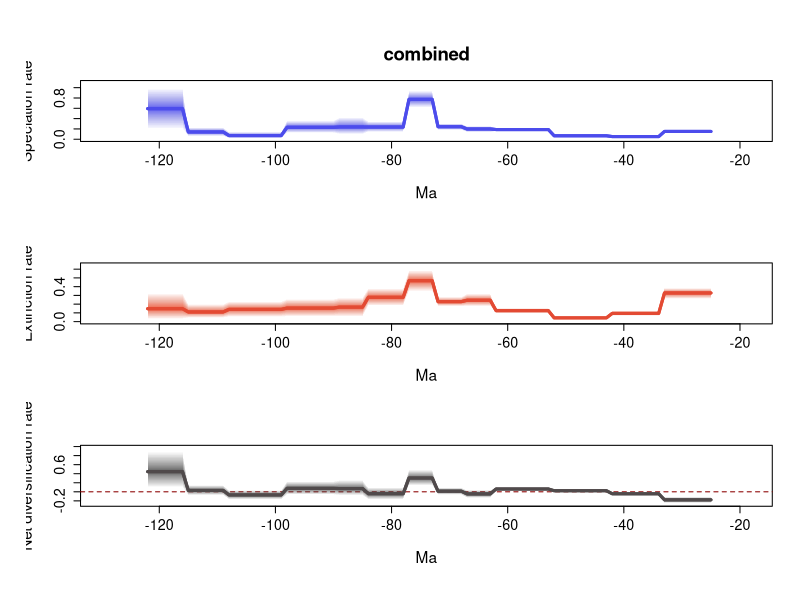

Here is the R script that generated this plot:
# 1 files combined:
# 	C:\Users\SimoesLabAdmin\Documents\BDNN_Arielli\reptilia\mcmc_fixshift_predictors\C_covar/combined_10_marginal_rates.log

# 95% HPDs calculated using code from Biopy (https://www.cs.auckland.ac.nz/~yhel002/biopy/)

pdf(file='C:/Users/SimoesLabAdmin/Documents/BDNN_Arielli/reptilia/mcmc_fixshift_predictors/C_covar/combined_10_marginal_rates_RTT_final.pdf',width=8, height=10.8)
par(mfrow=c(3,1), cex.main=1.7, cex.lab=1.4, cex.axis=1.3,
    # mar=c(4, 5, 4.5, 2),   # bottom, left, top, right margins - increased top margin
    mgp=c(3.5, 1, 0),      # distance of axis labels from plot, increase first value to move y axis label further out
    oma=c(2, 2, 2, 0))     # outer margins for the entire figure
library(scales)
plot_RTT <- function (age,hpd_M,hpd_m,mean_m,color){
    N=100
    beta=(1:(N-1))/N
    alpha_shape=0.25
    cat=1-(beta^(1./alpha_shape))
    for (i in 1:(N-1)){
        trans= 1/N + 2/N
        polygon(c(age, rev(age)), c(hpd_M-((hpd_M-mean_m)*cat[i]), rev(hpd_m+((mean_m-hpd_m)*cat[i]))), col = alpha(color,trans), border = NA)
    }
    lines(rev(age), rev(mean_m), col = color, lwd=3)
}
    
L_hpd_m95=c(NA, NA,NA,NA,NA,NA,NA,NA,NA,NA,NA,NA,NA,NA,NA,NA,NA,NA,NA,NA,NA,NA,NA,NA,NA,0.113033,0.113033,0.113033,0.113033,0.113033,0.113033,0.113033,0.113033,0.113033,0.033365,0.033365,0.033365,0.033365,0.033365,0.033365,0.033365,0.033365,0.033365,0.047332,0.047332,0.047332,0.047332,0.047332,0.047332,0.047332,0.047332,0.047332,0.047332,0.151006,0.151006,0.151006,0.151006,0.151006,0.151006,0.151006,0.151006,0.151006,0.151006,0.136549,0.136549,0.136549,0.136549,0.136549,0.181435,0.181435,0.181435,0.181435,0.181435,0.614301,0.614301,0.614301,0.614301,0.614301,0.141799,0.141799,0.141799,0.141799,0.141799,0.141799,0.141799,0.098347,0.098347,0.098347,0.098347,0.098347,0.121911,0.121911,0.121911,0.121911,0.121911,0.121911,0.121911,0.121911,0.121911,0.021615,0.021615,0.021615,0.021615,0.021615,0.021615,0.021615,0.021615,0.021615,0.021615,0.058557,0.058557,0.058557,0.058557,0.058557,0.058557,0.058557,0.195859,0.195859,0.195859,0.195859,0.195859,0.195859,0.195859)
L_hpd_M95=c(NA, NA,NA,NA,NA,NA,NA,NA,NA,NA,NA,NA,NA,NA,NA,NA,NA,NA,NA,NA,NA,NA,NA,NA,NA,0.188343,0.188343,0.188343,0.188343,0.188343,0.188343,0.188343,0.188343,0.188343,0.070825,0.070825,0.070825,0.070825,0.070825,0.070825,0.070825,0.070825,0.070825,0.087322,0.087322,0.087322,0.087322,0.087322,0.087322,0.087322,0.087322,0.087322,0.087322,0.221734,0.221734,0.221734,0.221734,0.221734,0.221734,0.221734,0.221734,0.221734,0.221734,0.254917,0.254917,0.254917,0.254917,0.254917,0.305756,0.305756,0.305756,0.305756,0.305756,0.939785,0.939785,0.939785,0.939785,0.939785,0.347772,0.347772,0.347772,0.347772,0.347772,0.347772,0.347772,0.424092,0.424092,0.424092,0.424092,0.424092,0.36018,0.36018,0.36018,0.36018,0.36018,0.36018,0.36018,0.36018,0.36018,0.141224,0.141224,0.141224,0.141224,0.141224,0.141224,0.141224,0.141224,0.141224,0.141224,0.228741,0.228741,0.228741,0.228741,0.228741,0.228741,0.228741,0.99547,0.99547,0.99547,0.99547,0.99547,0.99547,0.99547)
M_hpd_m95=c(NA, NA,NA,NA,NA,NA,NA,NA,NA,NA,NA,NA,NA,NA,NA,NA,NA,NA,NA,NA,NA,NA,NA,NA,NA,0.260068,0.260068,0.260068,0.260068,0.260068,0.260068,0.260068,0.260068,0.260068,0.067657,0.067657,0.067657,0.067657,0.067657,0.067657,0.067657,0.067657,0.067657,0.026265,0.026265,0.026265,0.026265,0.026265,0.026265,0.026265,0.026265,0.026265,0.026265,0.09767,0.09767,0.09767,0.09767,0.09767,0.09767,0.09767,0.09767,0.09767,0.09767,0.176221,0.176221,0.176221,0.176221,0.176221,0.174667,0.174667,0.174667,0.174667,0.174667,0.345432,0.345432,0.345432,0.345432,0.345432,0.180895,0.180895,0.180895,0.180895,0.180895,0.180895,0.180895,0.056376,0.056376,0.056376,0.056376,0.056376,0.055717,0.055717,0.055717,0.055717,0.055717,0.055717,0.055717,0.055717,0.055717,0.053715,0.053715,0.053715,0.053715,0.053715,0.053715,0.053715,0.053715,0.053715,0.053715,0.043423,0.043423,0.043423,0.043423,0.043423,0.043423,0.043423,0.028933,0.028933,0.028933,0.028933,0.028933,0.028933,0.028933)
M_hpd_M95=c(NA, NA,NA,NA,NA,NA,NA,NA,NA,NA,NA,NA,NA,NA,NA,NA,NA,NA,NA,NA,NA,NA,NA,NA,NA,0.385088,0.385088,0.385088,0.385088,0.385088,0.385088,0.385088,0.385088,0.385088,0.120597,0.120597,0.120597,0.120597,0.120597,0.120597,0.120597,0.120597,0.120597,0.061004,0.061004,0.061004,0.061004,0.061004,0.061004,0.061004,0.061004,0.061004,0.061004,0.154276,0.154276,0.154276,0.154276,0.154276,0.154276,0.154276,0.154276,0.154276,0.154276,0.319549,0.319549,0.319549,0.319549,0.319549,0.281998,0.281998,0.281998,0.281998,0.281998,0.586853,0.586853,0.586853,0.586853,0.586853,0.381959,0.381959,0.381959,0.381959,0.381959,0.381959,0.381959,0.276346,0.276346,0.276346,0.276346,0.276346,0.260475,0.260475,0.260475,0.260475,0.260475,0.260475,0.260475,0.260475,0.260475,0.231645,0.231645,0.231645,0.231645,0.231645,0.231645,0.231645,0.231645,0.231645,0.231645,0.200853,0.200853,0.200853,0.200853,0.200853,0.200853,0.200853,0.328704,0.328704,0.328704,0.328704,0.328704,0.328704,0.328704)
R_hpd_m95=c(NA, NA,NA,NA,NA,NA,NA,NA,NA,NA,NA,NA,NA,NA,NA,NA,NA,NA,NA,NA,NA,NA,NA,NA,NA,-0.245388,-0.245388,-0.245388,-0.245388,-0.245388,-0.245388,-0.245388,-0.245388,-0.245388,-0.072105,-0.072105,-0.072105,-0.072105,-0.072105,-0.072105,-0.072105,-0.072105,-0.072105,0.003791,0.003791,0.003791,0.003791,0.003791,0.003791,0.003791,0.003791,0.003791,0.003791,0.01743,0.01743,0.01743,0.01743,0.01743,0.01743,0.01743,0.01743,0.01743,0.01743,-0.135805,-0.135805,-0.135805,-0.135805,-0.135805,-0.062988,-0.062988,-0.062988,-0.062988,-0.062988,0.139266,0.139266,0.139266,0.139266,0.139266,-0.169436,-0.169436,-0.169436,-0.169436,-0.169436,-0.169436,-0.169436,-0.07834,-0.07834,-0.07834,-0.07834,-0.07834,-0.064322,-0.064322,-0.064322,-0.064322,-0.064322,-0.064322,-0.064322,-0.064322,-0.064322,-0.169487,-0.169487,-0.169487,-0.169487,-0.169487,-0.169487,-0.169487,-0.169487,-0.169487,-0.169487,-0.074062,-0.074062,-0.074062,-0.074062,-0.074062,-0.074062,-0.074062,0.091173,0.091173,0.091173,0.091173,0.091173,0.091173,0.091173)
R_hpd_M95=c(NA, NA,NA,NA,NA,NA,NA,NA,NA,NA,NA,NA,NA,NA,NA,NA,NA,NA,NA,NA,NA,NA,NA,NA,NA,-0.112793,-0.112793,-0.112793,-0.112793,-0.112793,-0.112793,-0.112793,-0.112793,-0.112793,-0.016382,-0.016382,-0.016382,-0.016382,-0.016382,-0.016382,-0.016382,-0.016382,-0.016382,0.050334,0.050334,0.050334,0.050334,0.050334,0.050334,0.050334,0.050334,0.050334,0.050334,0.106566,0.106566,0.106566,0.106566,0.106566,0.106566,0.106566,0.106566,0.106566,0.106566,0.039152,0.039152,0.039152,0.039152,0.039152,0.090953,0.090953,0.090953,0.090953,0.090953,0.48914,0.48914,0.48914,0.48914,0.48914,0.093608,0.093608,0.093608,0.093608,0.093608,0.093608,0.093608,0.258231,0.258231,0.258231,0.258231,0.258231,0.232208,0.232208,0.232208,0.232208,0.232208,0.232208,0.232208,0.232208,0.232208,0.034165,0.034165,0.034165,0.034165,0.034165,0.034165,0.034165,0.034165,0.034165,0.034165,0.148292,0.148292,0.148292,0.148292,0.148292,0.148292,0.148292,0.888749,0.888749,0.888749,0.888749,0.888749,0.888749,0.888749)
L_mean=c(NA, NA,NA,NA,NA,NA,NA,NA,NA,NA,NA,NA,NA,NA,NA,NA,NA,NA,NA,NA,NA,NA,NA,NA,NA,0.150593309,0.150593309,0.150593309,0.150593309,0.150593309,0.150593309,0.150593309,0.150593309,0.150593309,0.051465939,0.051465939,0.051465939,0.051465939,0.051465939,0.051465939,0.051465939,0.051465939,0.051465939,0.067013593,0.067013593,0.067013593,0.067013593,0.067013593,0.067013593,0.067013593,0.067013593,0.067013593,0.067013593,0.187694931,0.187694931,0.187694931,0.187694931,0.187694931,0.187694931,0.187694931,0.187694931,0.187694931,0.187694931,0.198550183,0.198550183,0.198550183,0.198550183,0.198550183,0.242995082,0.242995082,0.242995082,0.242995082,0.242995082,0.773415705,0.773415705,0.773415705,0.773415705,0.773415705,0.236059473,0.236059473,0.236059473,0.236059473,0.236059473,0.236059473,0.236059473,0.237457085,0.237457085,0.237457085,0.237457085,0.237457085,0.230948012,0.230948012,0.230948012,0.230948012,0.230948012,0.230948012,0.230948012,0.230948012,0.230948012,0.070975694,0.070975694,0.070975694,0.070975694,0.070975694,0.070975694,0.070975694,0.070975694,0.070975694,0.070975694,0.141043408,0.141043408,0.141043408,0.141043408,0.141043408,0.141043408,0.141043408,0.593525375,0.593525375,0.593525375,0.593525375,0.593525375,0.593525375,0.593525375)
M_mean=c(NA, NA,NA,NA,NA,NA,NA,NA,NA,NA,NA,NA,NA,NA,NA,NA,NA,NA,NA,NA,NA,NA,NA,NA,NA,0.327875427,0.327875427,0.327875427,0.327875427,0.327875427,0.327875427,0.327875427,0.327875427,0.327875427,0.094223283,0.094223283,0.094223283,0.094223283,0.094223283,0.094223283,0.094223283,0.094223283,0.094223283,0.042952764,0.042952764,0.042952764,0.042952764,0.042952764,0.042952764,0.042952764,0.042952764,0.042952764,0.042952764,0.1254975,0.1254975,0.1254975,0.1254975,0.1254975,0.1254975,0.1254975,0.1254975,0.1254975,0.1254975,0.244286837,0.244286837,0.244286837,0.244286837,0.244286837,0.228754102,0.228754102,0.228754102,0.228754102,0.228754102,0.468200432,0.468200432,0.468200432,0.468200432,0.468200432,0.278170935,0.278170935,0.278170935,0.278170935,0.278170935,0.278170935,0.278170935,0.165712241,0.165712241,0.165712241,0.165712241,0.165712241,0.154742374,0.154742374,0.154742374,0.154742374,0.154742374,0.154742374,0.154742374,0.154742374,0.154742374,0.139973184,0.139973184,0.139973184,0.139973184,0.139973184,0.139973184,0.139973184,0.139973184,0.139973184,0.139973184,0.11054999,0.11054999,0.11054999,0.11054999,0.11054999,0.11054999,0.11054999,0.147835141,0.147835141,0.147835141,0.147835141,0.147835141,0.147835141,0.147835141)
R_mean=c(NA, NA,NA,NA,NA,NA,NA,NA,NA,NA,NA,NA,NA,NA,NA,NA,NA,NA,NA,NA,NA,NA,NA,NA,NA,-0.177282127,-0.177282127,-0.177282127,-0.177282127,-0.177282127,-0.177282127,-0.177282127,-0.177282127,-0.177282127,-0.042757353,-0.042757353,-0.042757353,-0.042757353,-0.042757353,-0.042757353,-0.042757353,-0.042757353,-0.042757353,0.024060825,0.024060825,0.024060825,0.024060825,0.024060825,0.024060825,0.024060825,0.024060825,0.024060825,0.024060825,0.06219742,0.06219742,0.06219742,0.06219742,0.06219742,0.06219742,0.06219742,0.06219742,0.06219742,0.06219742,-0.045736649,-0.045736649,-0.045736649,-0.045736649,-0.045736649,0.01424095,0.01424095,0.01424095,0.01424095,0.01424095,0.305215272,0.305215272,0.305215272,0.305215272,0.305215272,-0.042111444,-0.042111444,-0.042111444,-0.042111444,-0.042111444,-0.042111444,-0.042111444,0.071744828,0.071744828,0.071744828,0.071744828,0.071744828,0.076205628,0.076205628,0.076205628,0.076205628,0.076205628,0.076205628,0.076205628,0.076205628,0.076205628,-0.068997483,-0.068997483,-0.068997483,-0.068997483,-0.068997483,-0.068997483,-0.068997483,-0.068997483,-0.068997483,-0.068997483,0.030493412,0.030493412,0.030493412,0.030493412,0.030493412,0.030493412,0.030493412,0.445690244,0.445690244,0.445690244,0.445690244,0.445690244,0.445690244,0.445690244)
trans=0.5
age=(0:(123-1))* -1
plot(age,age,type = 'n', ylim = c(0, 1.0950170000000001), xlim = c(-129.15,-18.85), ylab = 'Speciation rate', xlab = 'Ma',main='combined' )
plot_RTT(age,L_hpd_M95,L_hpd_m95,L_mean,"#4c4cec")
lines(rev(age), rev(L_mean), col = "#4c4cec", lwd=3)
plot(age,age,type = 'n', ylim = c(0, 0.6455383), xlim = c(-129.15,-18.85), ylab = 'Extinction rate', xlab = 'Ma' )
plot_RTT(age,M_hpd_M95,M_hpd_m95,M_mean,"#e34a33")
lines(rev(age), rev(M_mean), col = "#e34a33", lwd=3)
plot(age,age,type = 'n', ylim = c(-0.2699268, 0.9776239000000001), xlim = c(-129.15,-18.85), ylab = 'Net diversification rate', xlab = 'Ma' )
abline(h=0,lty=2,col="darkred")
plot_RTT(age,R_hpd_M95,R_hpd_m95,R_mean,"#504A4B")
lines(rev(age), rev(R_mean), col = "#504A4B", lwd=3)
n <- dev.off()
